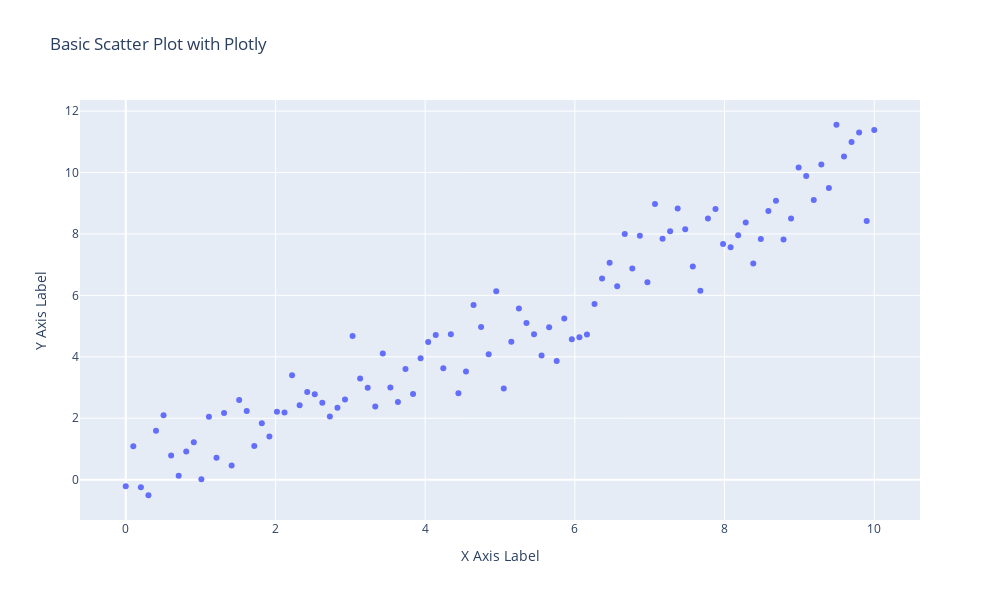

This figure's notebook cell:
### Markdown cell above
### 3.2. Scatter Plots

Scatter plots are fundamental in data visualization and are used to display the relationship between two continuous variables. Each axis represents one variable, and each data point is plotted as a dot.

**Introduction and use-cases**

Scatter plots are particularly useful in the following scenarios:

- **Observing Relationships**: If you want to understand the relationship between two variables, scatter plots can quickly highlight the type of relationship (e.g., linear, exponential).
- **Identifying Correlations**: While correlation does not imply causation, a scatter plot can showcase how two variables move in relation (positively correlated, negatively correlated, or no correlation).
- **Spotting Outliers**: Outliers can be easily spotted in scatter plots, which can be crucial for data cleaning and further analysis.

**Scatter Line Chart**

A basic scatter plot requires values for the x-axis and y-axis. Each point on the scatter plot corresponds to one data point in the dataset.

### Code cell
# Generating synthetic data for demonstration
# Creating an array of numbers from 0 to 10 for the x-axis
x = np.linspace(0, 10, 100)

# Creating a linear relationship for y-values with some added random noise
y = x + np.random.normal(0, 1, 100)

# Creating the scatter plot
fig = go.Figure(data=go.Scatter(x=x, y=y, mode='markers'))

# Adding title and labels to the axes
fig.update_layout(title="Basic Scatter Plot with Plotly",
                  xaxis_title="X Axis Label",
                  yaxis_title="Y Axis Label",
                 width=1000, height=600)


# Display the scatter plot
fig.show()

### Figure 1 — Plotly figure (JSON) as saved in the notebook; plotly's stock layout.template omitted (floating-point values rounded to 4 significant figures)
{"data": [{"mode": "markers", "type": "scatter", "x": [0, 0.101, 0.202, 0.303, 0.404, 0.5051, 0.6061, 0.7071, 0.8081, 0.9091, 1.01, 1.111, 1.212, 1.313, 1.414, 1.515, 1.616, 1.717, 1.818, 1.919, 2.02, 2.121, 2.222, 2.323, 2.424, 2.525, 2.626, 2.727, 2.828, 2.929, 3.03, 3.131, 3.232, 3.333, 3.434, 3.535, 3.636, 3.737, 3.838, 3.939, 4.04, 4.141, 4.242, 4.343, 4.444, 4.545, 4.646, 4.747, 4.848, 4.949, 5.051, 5.152, 5.253, 5.354, 5.455, 5.556, 5.657, 5.758, 5.859, 5.96, 6.061, 6.162, 6.263, 6.364, 6.465, 6.566, 6.667, 6.768, 6.869, 6.97, 7.071, 7.172, 7.273, 7.374, 7.475, 7.576, 7.677, 7.778, 7.879, 7.98, 8.081, 8.182, 8.283, 8.384, 8.485, 8.586, 8.687, 8.788, 8.889, 8.99, 9.091, 9.192, 9.293, 9.394, 9.495, 9.596, 9.697, 9.798, 9.899, 10], "y": [-0.2194, 1.091, -0.245, -0.5087, 1.59, 2.1, 0.7842, 0.1268, 0.9172, 1.218, 0.01118, 2.044, 0.7093, 2.167, 0.4623, 2.594, 2.236, 1.096, 1.839, 1.403, 2.212, 2.183, 3.395, 2.423, 2.854, 2.778, 2.503, 2.052, 2.343, 2.611, 4.679, 3.293, 2.989, 2.378, 4.109, 3.004, 2.53, 3.599, 2.787, 3.95, 4.485, 4.713, 3.627, 4.738, 2.815, 3.518, 5.688, 4.968, 4.082, 6.132, 2.964, 4.493, 5.573, 5.103, 4.73, 4.043, 4.965, 3.861, 5.245, 4.575, 4.635, 4.729, 5.718, 6.552, 7.063, 6.298, 7.997, 6.875, 7.941, 6.424, 8.979, 7.84, 8.092, 8.832, 8.151, 6.937, 6.152, 8.503, 8.815, 7.674, 7.569, 7.954, 8.369, 7.035, 7.839, 8.75, 9.081, 7.815, 8.505, 10.16, 9.884, 9.108, 10.26, 9.5, 11.56, 10.53, 11.0, 11.3, 8.422, 11.39]}], "layout": {"height": 600, "title": {"text": "Basic Scatter Plot with Plotly"}, "width": 1000, "xaxis": {"autorange": true, "range": [-0.6112, 10.61], "title": {"text": "X Axis Label"}, "type": "linear"}, "yaxis": {"autorange": true, "range": [-1.315, 12.36], "title": {"text": "Y Axis Label"}, "type": "linear"}}}
